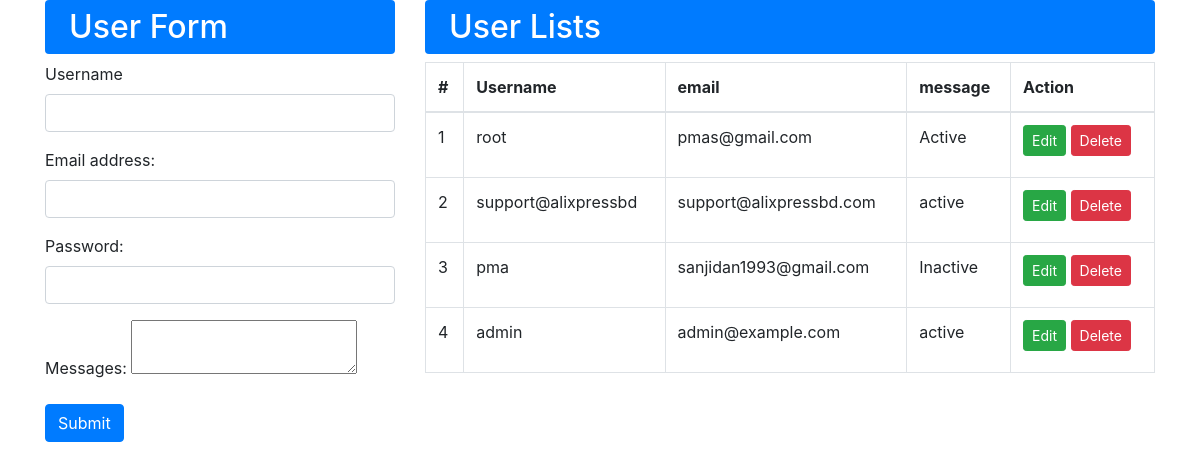
The page / on the database its author committed.
### tables this page shows
CREATE TABLE `user` (
  `id` int(11) NOT NULL,
  `username` varchar(255) NOT NULL,
  `email` varchar(255) NOT NULL,
  `password` varchar(255) NOT NULL,
  `text` text NOT NULL
);

### application/controllers/Upload.php (called while the page is built, shortened)
<?php
class Upload extends CI_Controller {
    public function index($id = NULL)
    {
        $userData['userList'] = $this->Login_model->getUserList();
        $this->load->view('header');
        $this->load->view('login_form', $userData);
        $this->load->view('footer');
    }
}

### index.php (called while the page is built, shortened)
<?php
require_once BASEPATH.'core/CodeIgniter.php';

### application/models/Login_model.php (called while the page is built, shortened)
<?php
class Login_model extends CI_Model
{
    public function getUserList()
    {
        return $this->db->select('*')->from('user')->get()->result_array();
    }
}

### application/views/login_form.php (the view, shortened to what this page needs)
<div class="col-md-4 ">
    <h2 class="bg-primary rounded text-white pt-2 pb-2 pl-4">User Form</h2>
    <?php echo form_open_multipart('store_image'); ?>
    <div class="form-group">
        <label for="username">Username</label>
        <input type="text" class="form-control" id="username" name="username" value="<?php echo @$userListEdit->username;  ?>">
    </div>
    <div class="form-group">
        <label for="email">Email address:</label>
        <input type="email" class="form-control" id="email" name="email" value="<?php echo @$userListEdit->email;  ?>">
    </div>
    <div class=" form-group">
        <label for="pwd">Password:</label>
        <input type="password" class="form-control" id="pwd" name="password" >
    </div>
    <div class=" form-group">
        <label for="text">Messages:</label>
        <textarea name="text" id="editor"><?php echo @$userListEdit->text; ?></textarea>
    </div>
    <button type="submit" class="btn btn-primary">Submit</button>
    <?php echo form_close(); ?>
</div>
<div class="col-md-8">
    <h2 class="bg-primary rounded text-white pt-2 pb-2 pl-4">User Lists</h2>
    <table class="table table-bordered" id="userList">
        <thead>
            <tr>
                <th scope="col">#</th>
                <th scope="col">Username</th>
                <th scope="col">email</th>
                <th scope="col">message</th>
                <th scope="col">Action</th>
            </tr>
        </thead>
        <tbody>
            <?php $i = 0;
            foreach ($userList as $key => $value) { ?>
                <tr>
                    <td scope="row"><?= ++$i; ?></td>
                    <td><?= $value['username']; ?></td>
                    <td><?= $value['email']; ?></td>
                    <td><?= $value['text']; ?></td>
                    <td>
                        <a href="<?php echo base_url('Upload/index'); ?>/<?= $value['id']; ?>" class="btn btn-sm btn-success">Edit</a>
                        <a href="<?php echo base_url('deleteRow'); ?>/<?= $value['id']; ?>" onclick="return confirm('Are You Sure?')" class="btn btn-sm btn-danger">Delete</a>
                    </td>
                </tr>
            <?php } ?>
        </tbody>
    </table>
</div>

### application/views/header.php (shortened to what this page needs)
<!DOCTYPE html>
<html lang="en">
<head>
    <link rel="stylesheet" href="https://maxcdn.bootstrapcdn.com/bootstrap/4.5.2/css/bootstrap.min.css">
    <link rel="stylesheet" type="text/css" href="https://cdn.datatables.net/v/dt/dt-1.10.13/datatables.min.css" />
</head>
<body>
    <div class="container">
        <div class="row">

### application/views/footer.php (shortened to what this page needs)
</div>
</div>
</body>
</html>

### rows shown on the page
user: username "root", email "pmas@gmail.com", text "Active"
user: username "support@alixpressbd", email "support@alixpressbd.com", text "active"
user: username "pma", email "sanjidan1993@gmail.com", text "Inactive"
user: username "admin", email "admin@example.com", text "active"
